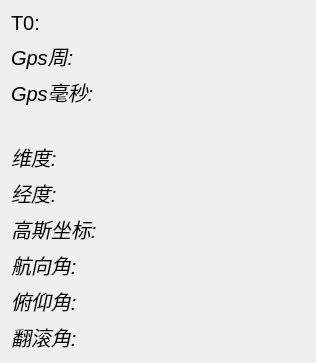
<?xml version="1.0" encoding="UTF-8"?>
<ui version="4.0">
 <class>RightFunction</class>
 <widget class="QWidget" name="RightFunction">
  <property name="geometry">
   <rect>
    <x>0</x>
    <y>0</y>
    <width>312</width>
    <height>354</height>
   </rect>
  </property>
  <property name="windowTitle">
   <string>Form</string>
  </property>
  <layout class="QVBoxLayout" name="verticalLayout">
   <item>
    <layout class="QHBoxLayout" name="horizontalLayout_10">
     <item>
      <widget class="QLabel" name="label_T0_1">
       <property name="minimumSize">
        <size>
         <width>70</width>
         <height>0</height>
        </size>
       </property>
       <property name="font">
        <font>
         <pointsize>15</pointsize>
        </font>
       </property>
       <property name="text">
        <string>T0:</string>
       </property>
      </widget>
     </item>
     <item>
      <widget class="QLabel" name="label_T0_2">
       <property name="minimumSize">
        <size>
         <width>200</width>
         <height>0</height>
        </size>
       </property>
       <property name="font">
        <font>
         <pointsize>15</pointsize>
        </font>
       </property>
       <property name="text">
        <string/>
       </property>
      </widget>
     </item>
    </layout>
   </item>
   <item>
    <layout class="QHBoxLayout" name="horizontalLayout">
     <item>
      <widget class="QLabel" name="label_gpsweek1">
       <property name="font">
        <font>
         <pointsize>15</pointsize>
         <italic>true</italic>
        </font>
       </property>
       <property name="text">
        <string>Gps周: </string>
       </property>
      </widget>
     </item>
     <item>
      <widget class="QLabel" name="label_gpsweek2">
       <property name="minimumSize">
        <size>
         <width>200</width>
         <height>0</height>
        </size>
       </property>
       <property name="font">
        <font>
         <pointsize>15</pointsize>
         <weight>75</weight>
         <italic>true</italic>
         <bold>true</bold>
        </font>
       </property>
       <property name="frameShadow">
        <enum>QFrame::Plain</enum>
       </property>
       <property name="text">
        <string/>
       </property>
      </widget>
     </item>
    </layout>
   </item>
   <item>
    <layout class="QHBoxLayout" name="horizontalLayout_2">
     <item>
      <widget class="QLabel" name="label_gpsms1">
       <property name="font">
        <font>
         <pointsize>15</pointsize>
         <italic>true</italic>
        </font>
       </property>
       <property name="text">
        <string>Gps毫秒: </string>
       </property>
      </widget>
     </item>
     <item>
      <widget class="QLabel" name="label_gpsms2">
       <property name="minimumSize">
        <size>
         <width>200</width>
         <height>0</height>
        </size>
       </property>
       <property name="font">
        <font>
         <pointsize>15</pointsize>
         <weight>75</weight>
         <italic>true</italic>
         <bold>true</bold>
        </font>
       </property>
       <property name="frameShadow">
        <enum>QFrame::Plain</enum>
       </property>
       <property name="text">
        <string/>
       </property>
      </widget>
     </item>
    </layout>
   </item>
   <item>
    <layout class="QHBoxLayout" name="horizontalLayout_9">
     <item>
      <widget class="QLabel" name="label_time">
       <property name="font">
        <font>
         <pointsize>15</pointsize>
        </font>
       </property>
       <property name="text">
        <string/>
       </property>
      </widget>
     </item>
    </layout>
   </item>
   <item>
    <layout class="QHBoxLayout" name="horizontalLayout_3">
     <item>
      <widget class="QLabel" name="label_lati">
       <property name="font">
        <font>
         <pointsize>15</pointsize>
         <italic>true</italic>
        </font>
       </property>
       <property name="text">
        <string>维度:</string>
       </property>
      </widget>
     </item>
     <item>
      <widget class="QLabel" name="label_latitude">
       <property name="minimumSize">
        <size>
         <width>200</width>
         <height>0</height>
        </size>
       </property>
       <property name="font">
        <font>
         <pointsize>15</pointsize>
         <weight>75</weight>
         <italic>true</italic>
         <bold>true</bold>
        </font>
       </property>
       <property name="frameShadow">
        <enum>QFrame::Plain</enum>
       </property>
       <property name="text">
        <string/>
       </property>
      </widget>
     </item>
    </layout>
   </item>
   <item>
    <layout class="QHBoxLayout" name="horizontalLayout_4">
     <item>
      <widget class="QLabel" name="label_longti">
       <property name="font">
        <font>
         <pointsize>15</pointsize>
         <italic>true</italic>
        </font>
       </property>
       <property name="text">
        <string>经度:</string>
       </property>
      </widget>
     </item>
     <item>
      <widget class="QLabel" name="label_longtitude">
       <property name="minimumSize">
        <size>
         <width>200</width>
         <height>0</height>
        </size>
       </property>
       <property name="font">
        <font>
         <pointsize>15</pointsize>
         <weight>75</weight>
         <italic>true</italic>
         <bold>true</bold>
        </font>
       </property>
       <property name="frameShadow">
        <enum>QFrame::Plain</enum>
       </property>
       <property name="text">
        <string/>
       </property>
      </widget>
     </item>
    </layout>
   </item>
   <item>
    <layout class="QHBoxLayout" name="horizontalLayout_5">
     <item>
      <widget class="QLabel" name="label_gauss1">
       <property name="font">
        <font>
         <pointsize>15</pointsize>
         <italic>true</italic>
        </font>
       </property>
       <property name="text">
        <string>高斯坐标:</string>
       </property>
      </widget>
     </item>
     <item>
      <widget class="QLabel" name="label_gauss2">
       <property name="minimumSize">
        <size>
         <width>200</width>
         <height>0</height>
        </size>
       </property>
       <property name="font">
        <font>
         <pointsize>15</pointsize>
         <weight>75</weight>
         <italic>true</italic>
         <bold>true</bold>
        </font>
       </property>
       <property name="frameShadow">
        <enum>QFrame::Plain</enum>
       </property>
       <property name="text">
        <string/>
       </property>
      </widget>
     </item>
    </layout>
   </item>
   <item>
    <layout class="QHBoxLayout" name="horizontalLayout_6">
     <item>
      <widget class="QLabel" name="label_azimuth1">
       <property name="font">
        <font>
         <pointsize>15</pointsize>
         <italic>true</italic>
        </font>
       </property>
       <property name="text">
        <string>航向角:</string>
       </property>
      </widget>
     </item>
     <item>
      <widget class="QLabel" name="label_azimuth2">
       <property name="minimumSize">
        <size>
         <width>200</width>
         <height>0</height>
        </size>
       </property>
       <property name="font">
        <font>
         <pointsize>15</pointsize>
         <weight>75</weight>
         <italic>true</italic>
         <bold>true</bold>
        </font>
       </property>
       <property name="frameShadow">
        <enum>QFrame::Plain</enum>
       </property>
       <property name="text">
        <string/>
       </property>
      </widget>
     </item>
    </layout>
   </item>
   <item>
    <layout class="QHBoxLayout" name="horizontalLayout_7">
     <item>
      <widget class="QLabel" name="label_pitch1">
       <property name="font">
        <font>
         <pointsize>15</pointsize>
         <italic>true</italic>
        </font>
       </property>
       <property name="text">
        <string>俯仰角:</string>
       </property>
      </widget>
     </item>
     <item>
      <widget class="QLabel" name="label_pitch2">
       <property name="minimumSize">
        <size>
         <width>200</width>
         <height>0</height>
        </size>
       </property>
       <property name="font">
        <font>
         <pointsize>15</pointsize>
         <weight>75</weight>
         <italic>true</italic>
         <bold>true</bold>
        </font>
       </property>
       <property name="frameShadow">
        <enum>QFrame::Plain</enum>
       </property>
       <property name="text">
        <string/>
       </property>
      </widget>
     </item>
    </layout>
   </item>
   <item>
    <layout class="QHBoxLayout" name="horizontalLayout_8">
     <item>
      <widget class="QLabel" name="label_roll1">
       <property name="font">
        <font>
         <pointsize>15</pointsize>
         <italic>true</italic>
        </font>
       </property>
       <property name="text">
        <string>翻滚角:</string>
       </property>
      </widget>
     </item>
     <item>
      <widget class="QLabel" name="label_roll2">
       <property name="minimumSize">
        <size>
         <width>200</width>
         <height>0</height>
        </size>
       </property>
       <property name="font">
        <font>
         <pointsize>15</pointsize>
         <weight>75</weight>
         <italic>true</italic>
         <bold>true</bold>
        </font>
       </property>
       <property name="frameShadow">
        <enum>QFrame::Plain</enum>
       </property>
       <property name="text">
        <string/>
       </property>
      </widget>
     </item>
    </layout>
   </item>
  </layout>
 </widget>
 <resources/>
 <connections/>
</ui>
